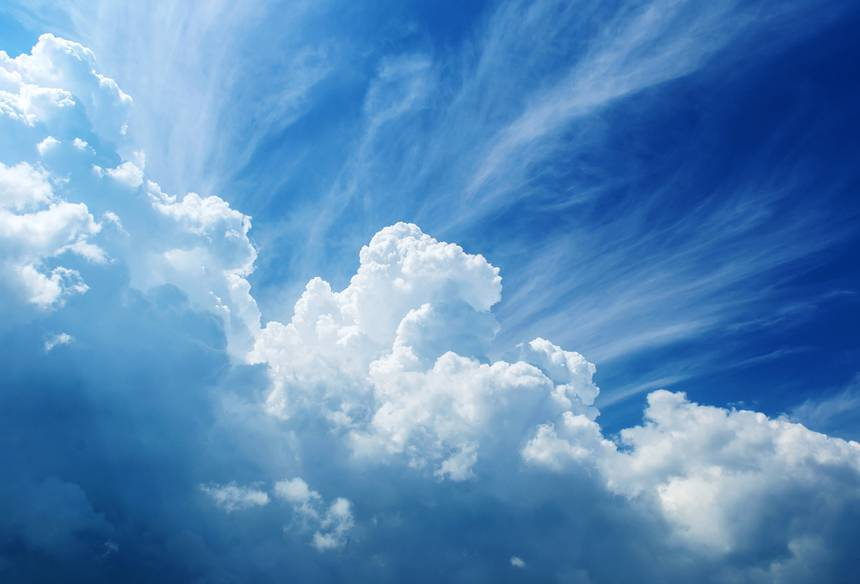
#> input picture predavanje13/oblaci.jpg, 860 x 584 px
$ python oblikSlikaOpenCV.py
#> lines starting #> are read from the running program, lines starting #| are printed output that depends on the picture
import cv2

img = cv2.imread('oblaci.jpg')
#> img is the input picture: shape (584, 860, 3); mean B, G, R 187.3, 140, 90.9

cv2.line(img, (100, 400), (400, 300), (255,255,255), 10)
cv2.rectangle(img, (400, 300), (100, 400), (0, 0, 255), 15)
cv2.circle(img, (120, 380), 10, (0,255,0), 4)

font = cv2.FONT_HERSHEY_DUPLEX
cv2.putText(img, 'Oblaci!', (400, 300), font, 2, (200, 255, 155), 5, cv2.LINE_AA)
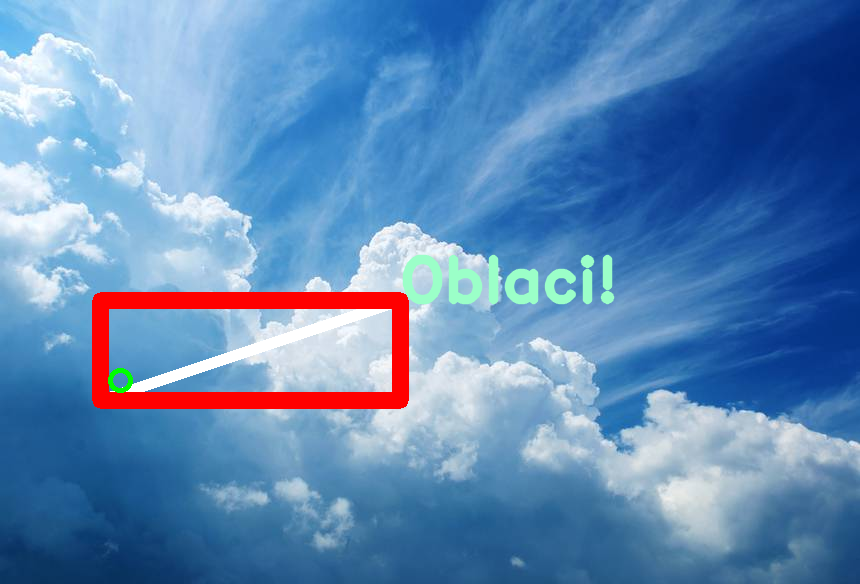
#> img: shape (584, 860, 3); mean B, G, R 181.6, 136.2, 94.6
cv2.imshow('image', img)
cv2.waitKey(0)
cv2.destroyAllWindows()
